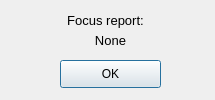
<?xml version="1.0" encoding="UTF-8"?>
<ui version="4.0">
 <class>Dialog</class>
 <widget class="QDialog" name="Dialog">
  <property name="geometry">
   <rect>
    <x>0</x>
    <y>0</y>
    <width>215</width>
    <height>100</height>
   </rect>
  </property>
  <property name="minimumSize">
   <size>
    <width>215</width>
    <height>100</height>
   </size>
  </property>
  <property name="windowTitle">
   <string>Focus report</string>
  </property>
  <widget class="QPushButton" name="btnOK">
   <property name="geometry">
    <rect>
     <x>60</x>
     <y>60</y>
     <width>101</width>
     <height>28</height>
    </rect>
   </property>
   <property name="text">
    <string>OK</string>
   </property>
  </widget>
  <widget class="QLabel" name="label">
   <property name="geometry">
    <rect>
     <x>10</x>
     <y>10</y>
     <width>191</width>
     <height>21</height>
    </rect>
   </property>
   <property name="font">
    <font>
     <pointsize>10</pointsize>
    </font>
   </property>
   <property name="lineWidth">
    <number>1</number>
   </property>
   <property name="text">
    <string>Focus report:</string>
   </property>
   <property name="alignment">
    <set>Qt::AlignCenter</set>
   </property>
  </widget>
  <widget class="QLabel" name="txtFocusStatus">
   <property name="geometry">
    <rect>
     <x>30</x>
     <y>30</y>
     <width>161</width>
     <height>20</height>
    </rect>
   </property>
   <property name="font">
    <font>
     <pointsize>10</pointsize>
    </font>
   </property>
   <property name="text">
    <string>None</string>
   </property>
   <property name="alignment">
    <set>Qt::AlignCenter</set>
   </property>
  </widget>
 </widget>
 <resources/>
 <connections/>
</ui>
